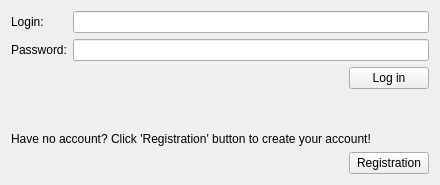
<?xml version="1.0" encoding="UTF-8"?>
<ui version="4.0">
 <class>Login</class>
 <widget class="QWidget" name="Login">
  <property name="geometry">
   <rect>
    <x>0</x>
    <y>0</y>
    <width>440</width>
    <height>185</height>
   </rect>
  </property>
  <property name="sizePolicy">
   <sizepolicy hsizetype="Minimum" vsizetype="Preferred">
    <horstretch>0</horstretch>
    <verstretch>0</verstretch>
   </sizepolicy>
  </property>
  <property name="windowTitle">
   <string>Login form</string>
  </property>
  <layout class="QGridLayout" name="gridLayout">
   <item row="0" column="1">
    <widget class="QLineEdit" name="loginLn"/>
   </item>
   <item row="5" column="0">
    <spacer name="verticalSpacer">
     <property name="orientation">
      <enum>Qt::Vertical</enum>
     </property>
     <property name="sizeHint" stdset="0">
      <size>
       <width>20</width>
       <height>40</height>
      </size>
     </property>
    </spacer>
   </item>
   <item row="2" column="1">
    <widget class="QPushButton" name="loginBtn">
     <property name="sizePolicy">
      <sizepolicy hsizetype="Fixed" vsizetype="Fixed">
       <horstretch>0</horstretch>
       <verstretch>0</verstretch>
      </sizepolicy>
     </property>
     <property name="layoutDirection">
      <enum>Qt::RightToLeft</enum>
     </property>
     <property name="text">
      <string>Log in</string>
     </property>
    </widget>
   </item>
   <item row="1" column="1">
    <widget class="QLineEdit" name="passLn">
     <property name="echoMode">
      <enum>QLineEdit::Password</enum>
     </property>
    </widget>
   </item>
   <item row="6" column="0" colspan="2">
    <widget class="QLabel" name="regLb">
     <property name="text">
      <string>Have no account? Click 'Registration' button to create your account!</string>
     </property>
    </widget>
   </item>
   <item row="1" column="0">
    <widget class="QLabel" name="passLb">
     <property name="text">
      <string>Password:</string>
     </property>
    </widget>
   </item>
   <item row="0" column="0">
    <widget class="QLabel" name="loginLb">
     <property name="text">
      <string>Login:</string>
     </property>
    </widget>
   </item>
   <item row="7" column="1">
    <widget class="QPushButton" name="regBtn">
     <property name="sizePolicy">
      <sizepolicy hsizetype="Fixed" vsizetype="Fixed">
       <horstretch>0</horstretch>
       <verstretch>0</verstretch>
      </sizepolicy>
     </property>
     <property name="layoutDirection">
      <enum>Qt::RightToLeft</enum>
     </property>
     <property name="text">
      <string>Registration</string>
     </property>
    </widget>
   </item>
  </layout>
 </widget>
 <resources/>
 <connections/>
</ui>
